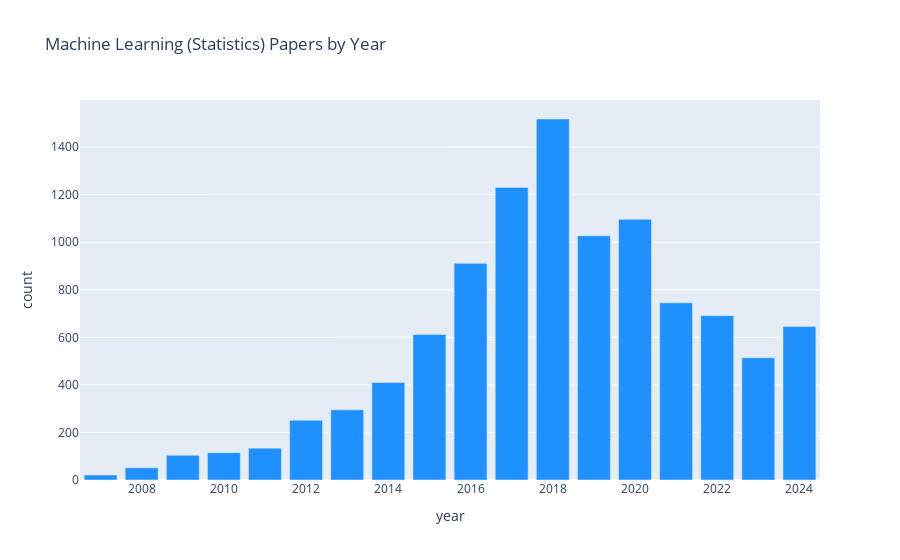

The notebook cell saved with this chart:
### Code cell
top = 'Machine Learning (Statistics)'
px.bar(cat_year_num.query("category == @top"), x = 'year', y = 'count', title= top + " Papers by Year", color_discrete_sequence=['dodgerblue'])

### Figure 1 — Plotly figure (JSON) as saved in the notebook; plotly's stock layout.template omitted (floating-point values rounded to 4 significant figures)
{"data": [{"hovertemplate": "year=%{x}<br>count=%{y}<extra></extra>", "legendgroup": "", "marker": {"color": "dodgerblue", "pattern": {"shape": ""}}, "name": "", "orientation": "v", "showlegend": false, "textposition": "auto", "type": "bar", "x": [2007, 2008, 2009, 2010, 2011, 2012, 2013, 2014, 2015, 2016, 2017, 2018, 2019, 2020, 2021, 2022, 2023, 2024], "xaxis": "x", "y": [21, 51, 104, 115, 134, 251, 295, 410, 612, 911, 1230, 1518, 1027, 1096, 745, 691, 514, 645], "yaxis": "y"}], "layout": {"barmode": "relative", "legend": {"tracegroupgap": 0}, "title": {"text": "Machine Learning (Statistics) Papers by Year"}, "xaxis": {"anchor": "y", "domain": [0, 1], "title": {"text": "year"}}, "yaxis": {"anchor": "x", "domain": [0, 1], "title": {"text": "count"}}}}
